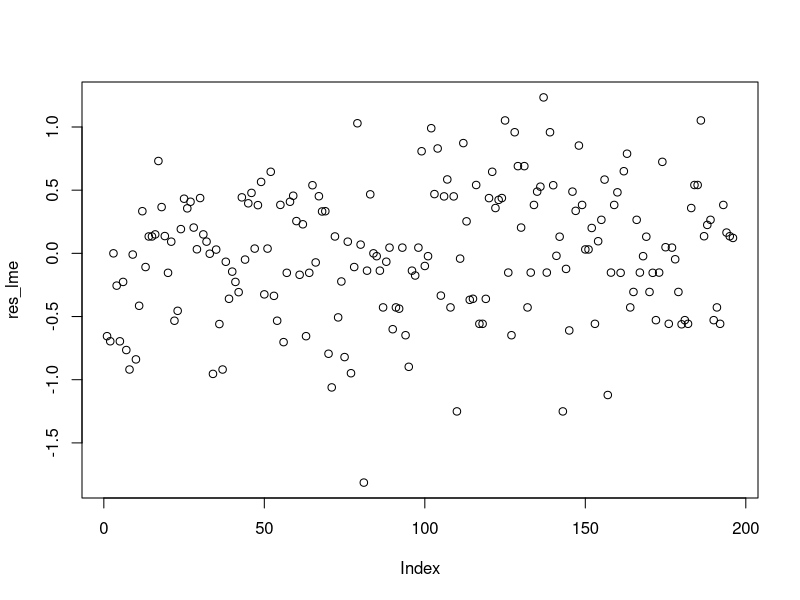
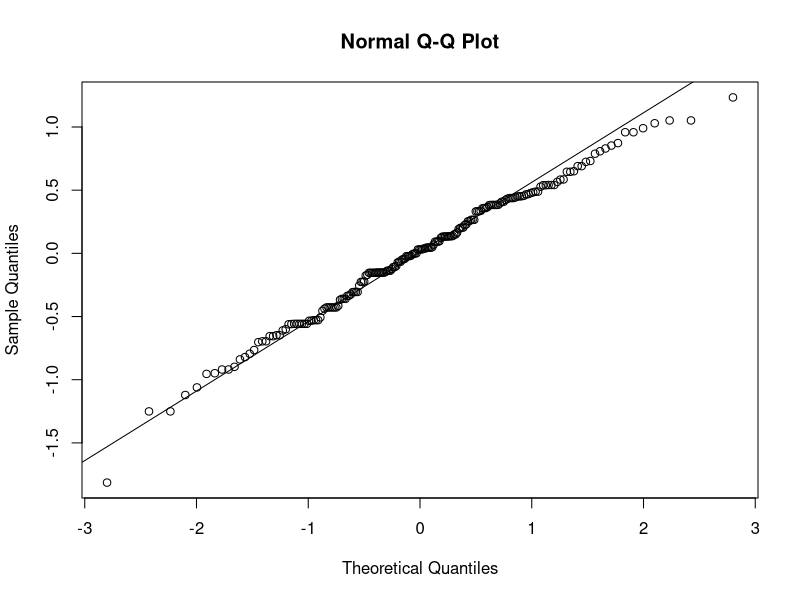
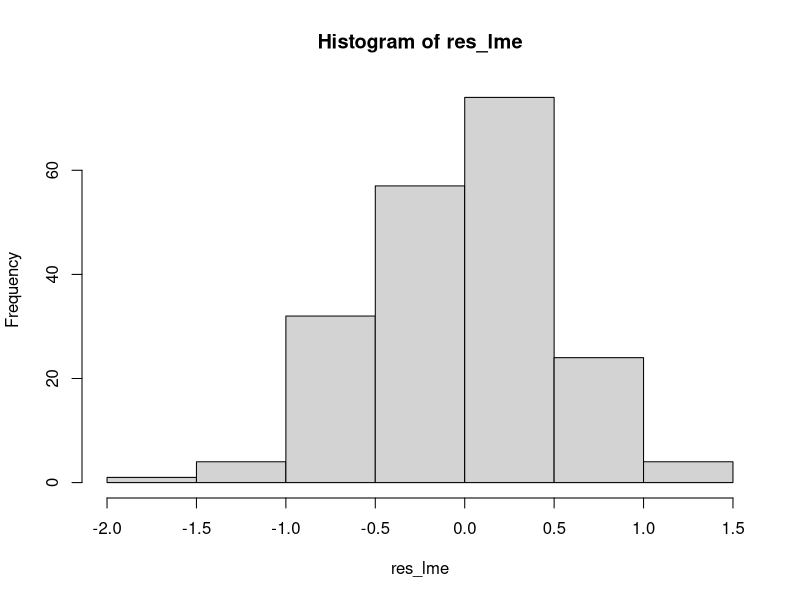

The R script that drew these images, in order: (Note: this script raises an error after producing the figures.)
########## Fecundity analyzes ########## 
########################################

setwd("C:/Users/sibazin/Desktop/Simon/phd/chapitre_2/article/data")
#--------------------------------------------------

# This script analyzes fish fecundity

#--------------------------------------------------

# Packages
library(ggplot2)
library(plyr)
library(lmerTest)
library(car)
library(multcomp)
library(stringr)
library(gridExtra)

# Data
fec<-read.csv(file = "df_fecundity.csv",header=T,sep=";",dec=".")

# Temp as factor
fec$temp<-as.factor(fec$temp)
tank<-unique(fec$tank)


#--------------------------------------------------
# Sexual maturity

# First sexual maturity (age and length) for each tank
mat<-data.frame(age=as.numeric(),
                tank=as.numeric(),
                food=as.numeric(),
                temp=as.numeric(),
                condition=as.numeric(),
                length_mm=as.numeric(),
                fecundity=as.numeric())
for(i in 1:length(tank)){
  res<-fec[fec$tank==tank[i] & fec$age==min(fec[fec$tank==tank[i],]$age),]
  mat<-rbind(mat,res)
}
mat

# Mean sexual maturity and length at age per tank
df1 <- ddply(mat, .(condition,tank,temp,food), summarise,
             age       = mean(age),
             length_mean    = mean(length_mm))
df1
# Mean sexual maturity and length at age per treatment
df2 <- ddply(df1, .(condition,temp,food), summarise,
             mean_age       = mean(age),
             sd_age         = sd(age),
             mean_length    = mean(length_mean),
             sd_length      = sd(length_mean))
df2


#--------------------------------------------------
# Clutch size


# Mean clutch size per female and day
clutches <- ddply(fec, .(age,condition,tank,temp,food), summarise,
                  n_eggs  =             sum(fecundity),
                  n_fish  =             length(fecundity),
                  mean_clutch_size =  sum(fecundity)/length(fecundity))
clutches

# Linear mixed effect model
M1<-lmer(log(mean_clutch_size)~temp*food+(1|tank),
         na.action=na.omit, data=clutches)
Anova(M1)
summary(M1)
# Model asumptions
res_lme=residuals(M1)
plot(res_lme)
qqnorm(res_lme,label=TRUE)
qqline(res_lme)
hist(res_lme)



#--------------------------------------------------
# Clutch size plot (figure 3 of article)

# Form ggplot
clutches$temp<-str_replace(clutches$temp,"20","20 \u00B0C")
clutches$temp<-as.factor(str_replace(clutches$temp,"30","30 \u00B0C"))
clutches$food<-str_replace(clutches$food,"conti","Continuous")
clutches$food<-str_replace(clutches$food,"inter","Intermittent")

# Plot fecundity
p1<-ggplot(clutches,aes(x=age,y=mean_clutch_size,color=temp,shape=food))+
  geom_point(size=2)+
  theme_bw()+
  scale_color_manual(values = c("black","red"))+
  scale_shape_manual(values = c(19,1))+
  labs(y=" Mean clutch size (n eggs)",x="Age (days)",color="Temperature",shape="Food")+
  theme(axis.title = element_text(size=13),
        axis.text = element_text(size=12,color="black"),
        legend.title = element_text(size=13),
        legend.position="none",
        legend.text = element_text(size=13))
# Boxplot fecundity
p2<-ggplot(clutches,aes(x=condition,y=mean_clutch_size,color=temp,fill=condition))+
  geom_boxplot(aes(alpha=0.7))+
  theme_bw()+
  scale_color_manual(values = c("black","red"))+
  scale_fill_manual(values=c("#333333","brown1","white","white"))+
  labs(y=" Mean clutch size (n eggs)",x="Treatment",color="Temperature",shape="Food")+
  theme(axis.title = element_text(size=13),
        axis.text = element_text(size=12,color="black"),
        legend.title = element_text(size=13),
        legend.position="none",
        axis.title.y = element_blank(),
        legend.text = element_text(size=13))

get_legend<-function(myggplot){
  tmp <- ggplot_gtable(ggplot_build(myggplot))
  leg <- which(sapply(tmp$grobs, function(x) x$name) == "guide-box")
  legend <- tmp$grobs[[leg]]
  return(legend)
}
lgd<-get_legend(p1)

grid.arrange(p1,p2,lgd,ncol=3,nrow=1,widths=c(1.2, 0.8, 0.4))




# Von Bertallanfy posteriors

setwd("C:/Users/sibazin/Desktop/Simon/phd/chapitre_2/article/data/ipm")
cfs_bayes<-read.csv(file = "cfs_bayes.csv",header=T,sep=";",dec=".")





# Mean clutch size per female and day

clutches2 <- ddply(clutches, .(condition,temp,food), summarise,
                   n_eggs  =             sum(n_eggs,na.rm=T),
                   clutch_size= mean(mean_clutch_size,na.rm=T))
clutches2


clutches2$K<-NA
clutches2$Linf<-NA

for(i in 1:nrow(clutches2)){
  clutches2[i,]$K<-cfs_bayes[cfs_bayes$cond==clutches2[i,]$condition & cfs_bayes$coef=="K",]$median
  clutches2[i,]$Linf<-cfs_bayes[cfs_bayes$cond==clutches2[i,]$condition & cfs_bayes$coef=="Linf",]$median
}

clutches2$N_fish<-c(64,84,52,80)
clutches2$n_eggs.F<-clutches2$n_eggs/clutches2$N_fish
